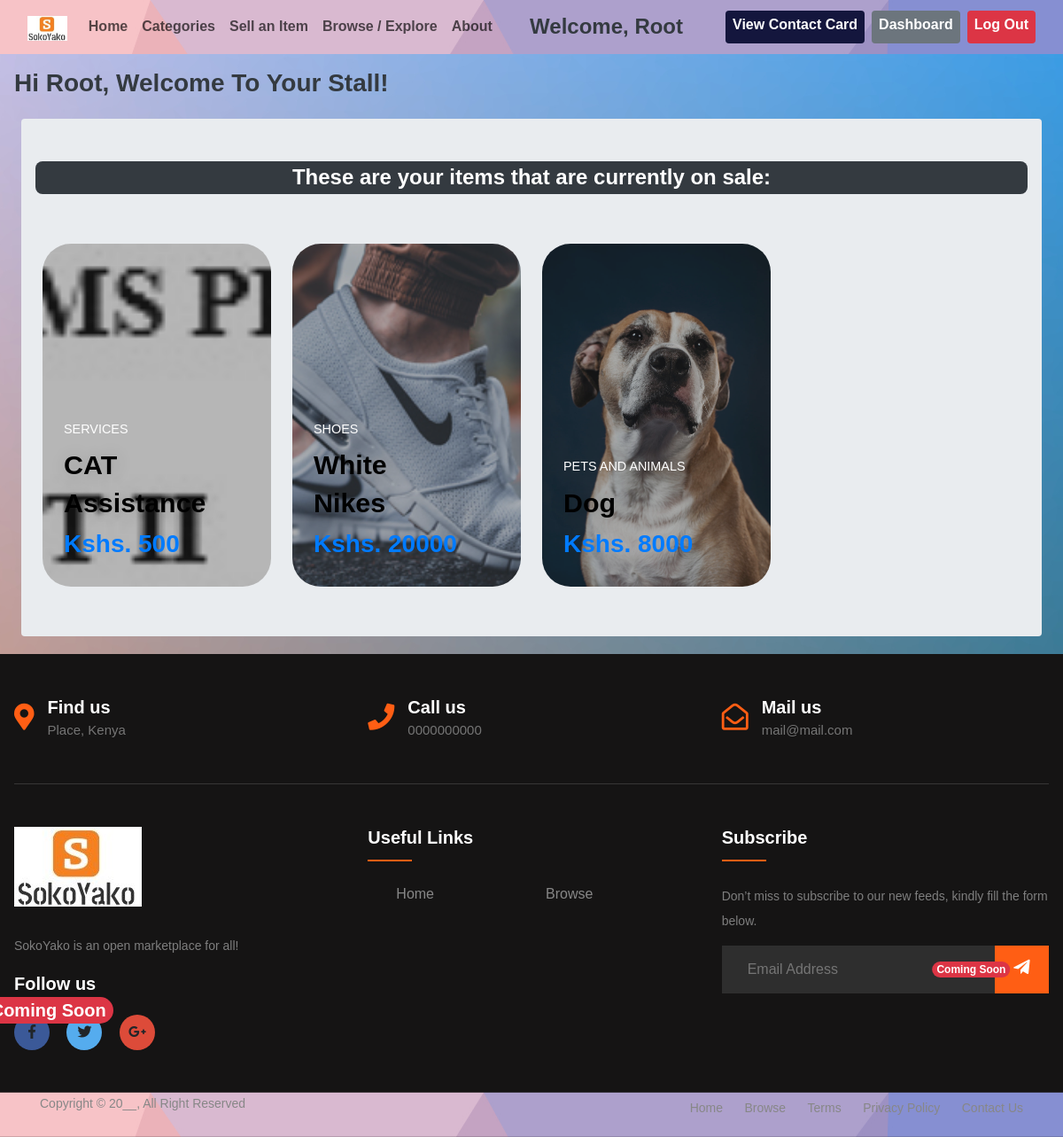
Screenshot of /dashboard/ (signed in) with the database file from the repository.
### item/models.py (models this page shows, shortened)
class Item(models.Model):
    category = models.ForeignKey(Category, related_name='items', on_delete=models.CASCADE)
    name = models.CharField(max_length=200)
    quantity = models.PositiveIntegerField(blank=True, null=True)
    description = models.TextField(blank=True, null=True)
    price = models.IntegerField()
    image = models.ImageField(upload_to='item_images', blank=True, null=True)
    is_sold = models.BooleanField(default=False)
    is_featured = models.BooleanField(default=False)
    created_by = models.ForeignKey(User, related_name='items', on_delete=models.CASCADE)
    created_at = models.DateTimeField(auto_now_add=True)

class Category(models.Model):
    name = models.CharField(max_length=200)
    cat_image = models.ImageField(upload_to='category_images', blank=True, null=True)
    class Meta:
        ordering = ('name',)
        verbose_name_plural = "Categories"
    def __str__(self):
        return self.name

### dashboard/views.py (the view)
# urls.py: path('', views.dash_index, name='dashboard')
@login_required
def dash_index(request):
    items = Item.objects.filter(created_by=request.user)
    if request.user.is_authenticated:
        try:
            contact_card = ContactCard.objects.get(user=request.user)
        except ContactCard.DoesNotExist:
            contact_card = None
    else:
        contact_card = None
    return render(request, 'dash_index.html', {
        'items': items,
        'contact_card': contact_card
    })

### dashboard/templates/dash_index.html (shortened to what this page needs)
{% extends 'layout.html' %}
{% load static %}
{% block data %}
    <div class="p-2">
        <div class="container-fluid p-2 clearfix">
            <h2 class="fw-bolder fs-3 text-dark text-capitalize">Hi {{ user.username}}, Welcome to your stall!</h2>
            <div class="mt-4 mb-1 mx-2 px-3 py-5 bg-body-secondary rounded">
                <h2 class="mb-5 fs-3 text-center text-white fs-4 fw-bolder bg-dark p-1 rounded-3"> These are your items that are currently on sale:</h2>
                <div class="simpcard-grid p-2">
                    {% for item in items %}
                        <a class="simpcard rounded-5" href="{% url 'item:detail' item.id %}">
                            <div class="simpcard__background rounded-5" style="background-image: url('{{ item.image.url }}')"></div>
                            <div class="card__content">
                                <p class="card__category text-white">{{ item.category }}</p>
                                <h3 class="card__heading text-capitalize text-black fw-bolder">{{ item.name }}</h3>
                                <h3 class="fw-bolder">Kshs. {{ item.price }}</h3>
                            </div>
                        </a>
                    {% endfor %}
                </div>
            </div>
        </div>
    </div>
{% endblock %}

### base/templates/layout.html (shortened to what this page needs)
{% load static %}
<!doctype html>
<html lang="en">
<head>
    <link rel="stylesheet" type="text/css" href="{% static 'css/styles.css' %}">
    <link href="https://cdn.jsdelivr.net/npm/bootstrap@5.3.2/dist/css/bootstrap.min.css" rel="stylesheet">
    <link rel="stylesheet" href="https://cdn.jsdelivr.net/npm/bootstrap@4.3.1/dist/css/bootstrap.min.css">
    <link rel="stylesheet" href="https://stackpath.bootstrapcdn.com/font-awesome/4.7.0/css/font-awesome.min.css">
    <link rel="stylesheet" href="https://cdnjs.cloudflare.com/ajax/libs/font-awesome/5.15.3/css/all.min.css" />
    <link rel="stylesheet" href="https://maxcdn.bootstrapcdn.com/bootstrap/4.1.3/css/bootstrap.min.css">
    <link rel="stylesheet" href="https://use.fontawesome.com/releases/v5.6.3/css/all.css">
</head>
<body>
<nav class="navbar navbar-expand-lg bgnav sticky-top">
    <div class="container-fluid fw-bolder">
        <a href="{% url 'base:index' %}" class="navbar-brand">
            <img src="{% static 'images/logo.jpg' %}" height="28" alt="logo">
        </a>
        <div class="collapse navbar-collapse" id="navbarCollapse">
            <div class="navbar-nav ">
                <a href="{% url 'base:index' %}" class="nav-item nav-link  {% if navbar == 'index' %}active{% endif %}">Home</a>
                <a href="{% url 'base:index' %}#categories" class="nav-item nav-link" tabindex="-1">Categories</a>
                <a href="{% url 'item:new' %}" class="nav-item nav-link {% if navbar == 'new' %}active{% endif %}">Sell an Item</a>
                <a href="{% url 'item:items' %}" class="nav-item nav-link {% if navbar == 'items' %}active{% endif %}">Browse / Explore</a>
                <a href="{% url 'base:about' %}" class="nav-item nav-link {% if navbar == 'about' %}active{% endif %}">About</a>
            </div>
            <div class="navbar-nav ms-auto">
                {% if request.user.is_authenticated %}
                    <h4 class="me-5 text-capitalize fw-bolder text-dark mt-2">Welcome, {{ user.username }}</h4>
                    {% if contact_card%}
                        <a href="{% url 'base:view_contact_card' %}" class="px-2 py-1 text-lg fw-bold btncolor text-white rounded d-inline-block text-decoration-none me-2 my-1">View Contact Card</a>
                    {% else %}
                        <a href="{% url 'base:create_contact_card' %}" class="px-2 py-1 text-lg fw-bold bg-success text-white rounded d-inline-block text-decoration-none me-2 my-1">Create Contact Card</a>
                    {% endif %}
                    <a href="{% url 'dashboard:dashboard' %}" class="px-2 py-1 text-lg fw-bold bg-secondary text-white rounded d-inline-block text-decoration-none me-2 my-1">Dashboard</a>
                    <a href="{% url 'base:logout' %}" class="px-2 py-1 text-lg fw-bold bg-danger text-white rounded d-inline-block text-decoration-none my-1">Log Out</a>
                {% endif %}
            </div>
        </div>
    </div>
</nav>
    {% block data %}
    {% endblock %}
<footer class="footer-section">
    <div class="container-fluid px-3">
        <div class="footer-cta pt-5 pb-5">
            <div class="row ">
                <div class="col-xl-4 col-md-4 mb-30">
                    <div class="single-cta">
                        <i class="fas fa-map-marker-alt"></i>
                        <div class="cta-text">
                            <h4>Find us</h4>
                            <span>Place, Kenya</span>
                        </div>
                    </div>
                </div>
                <div class="col-xl-4 col-md-4 mb-30">
                    <div class="single-cta">
                        <i class="fas fa-phone"></i>
                        <div class="cta-text">
                            <h4>Call us</h4>
                            <span>0000000000</span>
                        </div>
                    </div>
                </div>
                <div class="col-xl-4 col-md-4 mb-30">
                    <div class="single-cta">
                        <i class="far fa-envelope-open"></i>
                        <div class="cta-text">
                            <h4>Mail us</h4>
                            <span>mail@mail.com</span>
                        </div>
                    </div>
                </div>
            </div>
        </div>
        <div class="footer-content pt-5 pb-5">
            <div class="row ">
                <div class="col-xl-4 col-lg-4 mb-50">
                    <div class="footer-widget">
                        <div class="footer-logo">
                            <a href="{% url 'base:index' %}"><img src="{% static 'images/logo.jpg' %}" class="img-fluid" alt="logo"></a>
                        </div>
                        <div class="footer-text">
                            <p>SokoYako is an open marketplace for all!</p>
                        </div>
                        <div class="footer-social-icon position-relative">
                            <span>Follow us</span>
                            <a ><i class="fab fa-facebook-f facebook-bg"></i></a>
                            <a ><i class="fab fa-twitter twitter-bg"></i></a>
                            <a ><i class="fab fa-google-plus-g google-bg"></i></a>
                            <span class="position-absolute top-50 end-50 translate-middle badge rounded-pill bg-danger">
                                Coming Soon
                            </span>
                        </div>
                    </div>
                </div>
                <div class="col-xl-4 col-lg-4 col-md-6 mb-30">
                    <div class="footer-widget">
                        <div class="footer-widget-heading">
                            <h3>Useful Links</h3>
                        </div>
                        <ul>
                            <li><p><a href=".">Home</a></p></li>
                            <li><p><a href="{% url 'item:items' %}">Browse</a></p></li>
                        </ul>
                    </div>
                </div>
                <div class="col-xl-4 col-lg-4 col-md-6 mb-50">
                    <div class="footer-widget">
                        <div class="footer-widget-heading">
                            <h3>Subscribe</h3>
                        </div>
                        <div class="footer-text mb-25">
                            <p>Don’t miss to subscribe to our new feeds, kindly fill the form below.</p>
                        </div>
                        <div class="subscribe-form">
                            <form action="#">
                                <input type="text" placeholder="Email Address " disabled>
                                <button disabled><i class="fab fa-telegram-plane"></i></button>
                                <span class="position-absolute top-50 end-0 translate-middle badge rounded-pill bg-danger">
                                    Coming Soon
                                </span>
                            </form>
                        </div>
                    </div>
                </div>
            </div>
        </div>
    </div>
    <div class="copyright-area sticky-bottom bgnav">
        <div class="container">
            <div class="row">
                <div class="col-xl-6 col-lg-6 text-center text-lg-left">
                    <div class="copyright-text">
                        <p>Copyright &copy; 20__, All Right Reserved</p>
                    </div>
                </div>
                <div class="col-xl-6 col-lg-6 d-none d-lg-block text-right">
                    <div class="footer-menu">
                        <ul>
                            <li><a href="#">Home</a></li>
                            <li><a href="{% url 'item:items' %}">Browse</a></li>
                            <li><a href="">Terms</a></li>
                            <li><a href="" class="disabled">Privacy Policy</a></li>
                            <li><a href="">Contact Us</a></li>
                        </ul>
                    </div>
                </div>
            </div>
        </div>
    </div>
</footer>
</body>
</html>

### static/css/styles.css (style rules this page uses)
body { min-height: 100vh; background-size: cover; background-position: center; font-family: "Trebuchet MS",sans-serif; height: auto; }
ul { margin: 0px; padding: 0px; }
.footer-section { background: #151414; position: relative; }
.footer-cta { border-bottom: 1px solid #373636; }
.single-cta i { color: #ff5e14; font-size: 30px; float: left; margin-top: 8px; }
.cta-text { padding-left: 15px; display: inline-block; }
.cta-text h4 { color: #fff; font-size: 20px; font-weight: 600; margin-bottom: 2px; }
.cta-text span { color: #757575; font-size: 15px; }
.footer-content { position: relative; z-index: 2; }
.footer-logo { margin-bottom: 30px; }
.footer-logo img { max-width: 200px; }
.footer-text p { margin-bottom: 14px; font-size: 14px; color: #7e7e7e; line-height: 28px; }
.footer-social-icon span { color: #fff; display: block; font-size: 20px; font-weight: 700; font-family: 'Poppins', sans-serif; margin-bottom: 20px; }
.footer-social-icon a { color: #fff; font-size: 16px; margin-right: 15px; }
.footer-social-icon i { height: 40px; width: 40px; text-align: center; line-height: 38px; border-radius: 50%; }
.facebook-bg { background: #3B5998; }
.twitter-bg { background: #55ACEE; }
.google-bg { background: #DD4B39; }
.footer-widget-heading h3 { color: #fff; font-size: 20px; font-weight: 600; margin-bottom: 40px; position: relative; }
.footer-widget-heading h3::before { content: ""; position: absolute; left: 0; bottom: -15px; height: 2px; width: 50px; background: #ff5e14; }
.footer-widget ul li { display: inline-flex; float: left; width: 50%; margin-bottom: 12px; }
.footer-widget ul li a { color: #878787; text-transform: capitalize; }
.subscribe-form { position: relative; overflow: hidden; }
.subscribe-form input { width: 100%; padding: 14px 28px; background: #2E2E2E; border: 1px solid #2E2E2E; color: #fff; }
.subscribe-form button { position: absolute; right: 0; background: #ff5e14; padding: 13px 20px; border: 1px solid #ff5e14; top: 0; }
.subscribe-form button i { color: #fff; font-size: 22px; transform: rotate(-6deg); }
.copyright-area { background: #202020; padding: 5px 0; }
.copyright-text p { margin: 0; font-size: 14px; color: #878787; line-height: 1.0; }
.footer-menu li { display: inline-block; margin-left: 20px; }
.footer-menu li a { font-size: 14px; color: #878787; }
:root { --background-dark: #2d3548; --text-light: rgba(255, 255, 255, 0.6); --text-lighter: rgba(255, 255, 255, 0.9); --spacing-s: 8px; --spacing-m: 16px; --spacing-l: 24px; --spacing-xl: 32px; --spacing-xxl: 64px; --width-container: 1200px; }
* { border: 0; margin: 0; padding: 0; box-sizing: border-box; }
.card__content { left: 0; padding: var(--spacing-l); position: absolute; bottom: 0; }
.card__category { color: var(--text-light); font-size: 0.9rem; margin-bottom: var(--spacing-s); text-transform: uppercase; }
.card__heading { color: var(--text-lighter); font-size: 1.9rem; text-shadow: 2px 2px 20px rgba(0, 0, 0, 0.2); line-height: 1.4; word-spacing: 100vw; }
.simpcard-grid { display: grid; grid-template-columns: repeat(1, 1fr); grid-column-gap: var(--spacing-l); grid-row-gap: var(--spacing-l); max-width: var(--width-container); width: 100%; }
@media (min-width: 540px) { .simpcard-grid { grid-template-columns: repeat(2, 1fr); } }
@media (min-width: 960px) { .simpcard-grid { grid-template-columns: repeat(4, 1fr); } }
.simpcard { list-style: none; position: relative; content: ""; display: block; padding-bottom: 150%; width: 100%; }
.simpcard__background { -webkit-background-size: cover; background-position: center; border-radius: var(--spacing-l); bottom: 0; filter: brightness(0.75) saturate(1.2) contrast(0.85); left: 0; position: absolute; right: 0; top: 0; transform-origin: center; transform: scale(1) translateZ(0); transition: filter 200ms linear, transform 200ms linear; }

### rows the page displays
Item: image (picture), category "SERVICES", name "CAT Assistance", price "500"
Item: image (picture), category "SHOES", name "White Nikes", price "20000"
Item: image (picture), category "PETS AND ANIMALS", name "Dog", price "8000"

### other values shown
{{ user.username }} "Root"
